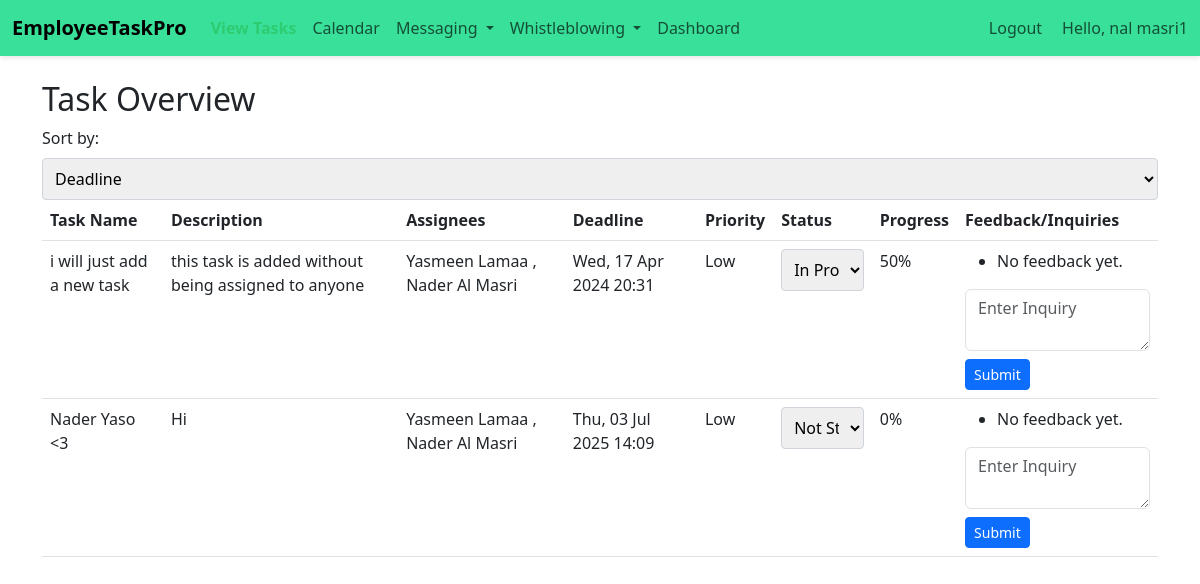
Page /emp/my-tasks/ (signed in) on the committed database.
### emp/models.py (models this page shows, shortened)
class TaskAssignee(models.Model):
    task = models.ForeignKey('Task', on_delete=models.CASCADE)
    emp = models.ForeignKey('Emp', on_delete=models.CASCADE)
    weight = models.IntegerField(help_text='Percentage of task responsibility')
    class Meta:
        unique_together = ('task', 'emp')

class Task(models.Model):
    title = models.CharField(max_length=200)
    description = models.TextField(blank=True, null=True)
    deadline = models.DateTimeField(null=True, blank=True)
    feedback = models.TextField(blank=True, null=True)
    urgency = models.CharField(
        max_length=50,
        choices=[('Low', 'Low'), ('Medium', 'Medium'), ('High', 'High')],
        default='Low'
    )
    status = models.CharField(
        max_length=50,
        choices=[('Not Started', 'Not Started'), ('In Progress', 'In Progress'), ('Completed', 'Completed')],
        default='Not Started'
    )
    date_created = models.DateTimeField(default=timezone.now)
    date_updated = models.DateTimeField(auto_now=True)

class Emp(models.Model):
    firstname=models.CharField(max_length=200)
    fathername=models.CharField(max_length=200)
    lastname=models.CharField(max_length=200)
    gender = models.TextField(blank=True,null= True)
    dob = models.DateField(blank=True,null= True)
    emp_id=models.CharField(max_length=200)
    phone = models.CharField(max_length=20, null=True)
    email = models.EmailField(null=True)
    date_hired = models.DateField(default=timezone.now)
    salary = models.FloatField(default=0)
    date_added = models.DateTimeField(default=timezone.now)
    date_updated = models.DateTimeField(auto_now=True)
    address = models.CharField(max_length=100, null=True)
    status=models.BooleanField(default=True)
    department=models.CharField(max_length=200, null=True)
    user = models.OneToOneField(User, on_delete=models.CASCADE, null=True)

### emp/views.py (the view, shortened to what this page needs)
# urls.py: path("my-tasks/", my_tasks, name='my_tasks'),
@login_required
def my_tasks(request):
    user_emp = request.user.emp if hasattr(request.user, 'emp') else None
    sort = request.GET.get('sort', 'deadline')  # Default sorting by deadline
    task_assignees = TaskAssignee.objects.filter(emp=user_emp).select_related('task')
    if sort == 'urgency':
        task_assignees = task_assignees.order_by(Case(
            When(task__urgency='High', then=1),
            When(task__urgency='Medium', then=2),
            When(task__urgency='Low', then=3),
            default=4
        ))
    else:  # Default sort by deadline
        task_assignees = task_assignees.order_by('task__deadline')
    status_to_progress = {
        'Not Started': 0,
        'In Progress': 50,
        'Completed': 100
    }
    tasks_with_progress = [{
        'task_assignee': task_assignee,
        'progress': status_to_progress.get(task_assignee.task.status, 0),
        'status': task_assignee.task.status
    } for task_assignee in task_assignees]
    context = {
        'tasks_with_progress': tasks_with_progress,
        'user_emp': user_emp,
        'current_sort': sort,
    }
    return render(request, 'emp/my_tasks.html', context)

### emp/context_processors.py (called while the page is built)
def user_roles(request):
    is_hr_or_manager = request.user.groups.filter(name__in=['HR', 'Manager']).exists()
    is_employee = request.user.groups.filter(name='Employee').exists()
    return {
        'is_hr_or_manager': is_hr_or_manager,
        'is_employee': is_employee,
    }

### templates/emp/my_tasks.html (shortened to what this page needs)
{% load static %}
<!doctype html>
<html lang="en">
<head>
    <link href="https://cdn.jsdelivr.net/npm/bootstrap@5.2.2/dist/css/bootstrap.min.css" rel="stylesheet">
    <link href="https://cdn.jsdelivr.net/npm/select2@4.1.0-beta.1/dist/css/select2.min.css" rel="stylesheet">
    <link rel="stylesheet" href="{% static 'css/assigntask.css' %}">
</head>
<body>
    {% include 'emp/navbar.html' %}
    <div class="container my-4">
        <h2>Task Overview</h2>
        <form method="get" action="">
            <label for="sort">Sort by:</label>
            <select name="sort" onchange="this.form.submit()">
                <option value="deadline" {% if current_sort == 'deadline' %}selected{% endif %}>Deadline</option>
            </select>
        </form>
        <table class="table">
            <thead>
                <tr>
                    <th>Task Name</th>
                    <th>Description</th>
                    <th>Assignees</th>
                    <th>Deadline</th>
                    <th>Priority</th>
                    <th>Status</th>
                    <th>Progress</th>
                    <th>Feedback/Inquiries</th>
                </tr>
            </thead>
            <tbody>
                {% for tp in tasks_with_progress %}
                <tr>
                    <td>{{ tp.task_assignee.task.title }}</td>
                    <td>{{ tp.task_assignee.task.description }}</td>
                    <td>
                        {% for assignment in tp.task_assignee.task.taskassignee_set.all %}
                            {{ assignment.emp.user.get_full_name }}
                            {% if not forloop.last %}, {% endif %}
                        {% endfor %}
                    </td>
                    <td>{{ tp.task_assignee.task.deadline|date:"D, d M Y H:i" }}</td>
                    <td>{{ tp.task_assignee.task.urgency }}</td>
                    <td>
                        <form method="post" action="{% url 'emp:my_tasks' %}">
                            <select name="status" onchange="this.form.submit()">
                                <option value="Not Started" {% if tp.task_assignee.task.status == "Not Started" %}selected{% endif %}>Not Started</option>
                                <option value="In Progress" {% if tp.task_assignee.task.status == "In Progress" %}selected{% endif %}>In Progress</option>
                            </select>
                        </form>
                    </td>
                    <td>{{ tp.progress }}%</td>
                    <td>
                        <ul>
                            {% for feedback in tp.task_assignee.task.feedbacks.all %}
                            <li><strong>{{ feedback.created_by.username }}:</strong> {{ feedback.content }} ({{ feedback.created_at|date:"Y-m-d H:i" }})</li>
                            {% empty %}
                            <li>No feedback yet.</li>
                            {% endfor %}
                        </ul>
                        {% if tp.task_assignee.task.id %}
                        <form action="{% url 'emp:add_task_feedback' tp.task_assignee.task.id %}" method="post">
                            <textarea name="feedback" class="form-control mb-2" placeholder="Enter Inquiry"></textarea>
                            <button type="submit" class="btn btn-primary btn-sm">Submit</button>
                        </form>
                        {% else %}
                        <div>Error: Task ID is missing or invalid, cannot submit feedback.</div>
                        {% endif %}
                </tr>
                {% empty %}
                <tr>
                    <td colspan="6" class="text-center">No tasks assigned.</td>
                </tr>
                {% endfor %}
            </tbody>
        </table>
    </div>
</body>
</html>

### templates/emp/navbar.html (shortened to what this page needs)
{% load static %}
<!DOCTYPE html>
<html lang="en">
<head>
    <link rel="stylesheet" href="{% static 'css/navbar.css' %}">
    <link href="https://cdn.jsdelivr.net/npm/bootstrap@5.3.0/dist/css/bootstrap.min.css" rel="stylesheet">
</head>
<body>
    <nav class="navbar navbar-expand-lg" style="background-color: #39e09a;">
        <div class="container-fluid">
            <a class="navbar-brand" href="/emp/emp-dashboard/">EmployeeTaskPro</a>
            <div class="collapse navbar-collapse" id="navbarSupportedContent">
                <ul class="navbar-nav me-auto mb-2 mb-lg-0">
                    {% if is_employee %}
                    <li class="nav-item">
                        <a class="nav-link" href="/emp/my-tasks/">View Tasks</a>
                    </li>
                    <li class="nav-item">
                        <a class="nav-link" href="/emp/calendar/">Calendar</a>
                    </li>
                    {% endif %}
                    <li class="nav-item dropdown">
                        <a class="nav-link dropdown-toggle" href="#" id="navbarDropdownMessaging" role="button" data-bs-toggle="dropdown" aria-expanded="false">
                            Messaging
                        </a>
                    </li>
                    {% if request.user.is_authenticated %}
                    <li class="nav-item dropdown">
                        <a class="nav-link dropdown-toggle" href="#" id="navbarDropdownWhistleblowing" role="button" data-bs-toggle="dropdown" aria-expanded="false">
                            Whistleblowing
                        </a>
                    </li>
                    {% endif %}
                    <li class="nav-item">
                        <a class="nav-link" href="/emp/emp-dashboard/">Dashboard</a>
                    </li>
                </ul>
                <ul class="navbar-nav ms-auto mb-2 mb-lg-0">
                    {% if request.user.is_authenticated %}
                    <li class="nav-item">
                        <form action="{% url 'logout' %}" method="post">
                            <button type="submit" class="btn btn-link nav-link" style="padding: 0; border: none; background: none; margin-right: 20px;">Logout</button>
                        </form>
                    </li>
                    {% else %}
                    <li class="nav-item">
                        <a class="nav-link" href="{% url 'emp:custom_login' %}">Login</a>
                    </li>
                    {% endif %}
                    <li class="nav-item">
                        <span class="navbar-text mr-3">
                        Hello, {{ request.user.username }}
                        </span>
                    </li>
                </ul>
            </div>
        </div>
    </nav>
</body>
</html>

### static/css/assigntask.css (style rules this page uses)
body { font-family: 'Helvetica Neue', Arial, sans-serif; background-color: #f8f9fa; margin: 0; padding-top: 20px; }
form { background: transparent; }
label { font-weight: 500; margin-bottom: 0.5rem; }
input, select, textarea { width: 100%; padding: 0.5rem; margin-top: 0.25rem; margin-bottom: 1rem; border: 1px solid #ced4da; border-radius: 0.25rem; box-sizing: border-box; transition: border-color 0.15s ease-in-out, box-shadow 0.15s ease-in-out; }
.btn { padding: 0.375rem 0.75rem; transition: color 0.15s ease-in-out, background-color 0.15s ease-in-out, border-color 0.15s ease-in-out; }
.btn-primary { color: #fff; background-color: #007bff; border-color: #007bff; }

### static/css/navbar.css (style rules this page uses)
body { font-family: 'Arial', sans-serif; margin: 0; padding: 0; background: #f4f4f4; }
.navbar { box-shadow: 0 2px 5px rgba(0,0,0,0.1); font-size: 16px; }
.navbar-brand { font-weight: bold; color: #ffffff; }
.nav-link { color: #ffffff; transition: color 0.3s; }
.btn-link { color: #ffffff; transition: color 0.3s; }
.nav-item.active .nav-link, .nav-link.active { color: #2ecc71; font-weight: bold; }

### rows in the picture
TaskAssignee: task_assignee.task "i will just add a new task", task_assignee.task.description "this task is added without being assigned to anyone", emp.user.get_full_name "Nader Al Masri", task_assignee.task.deadline "Wed, 17 Apr 2024 20:31", task_assignee.task.urgency "Low", status "In Progress", progress "50"
TaskAssignee: emp.user.get_full_name "Yasmeen Lamaa"
TaskAssignee: task_assignee.task "Nader Yaso <3", task_assignee.task.description "Hi", emp.user.get_full_name "Nader Al Masri", task_assignee.task.deadline "Thu, 03 Jul 2025 14:09", task_assignee.task.urgency "Low", status "Not Started", progress "0"
TaskAssignee: emp.user.get_full_name "Yasmeen Lamaa"

### other values in the picture
{{ request.user.username }} "nal masri1"
